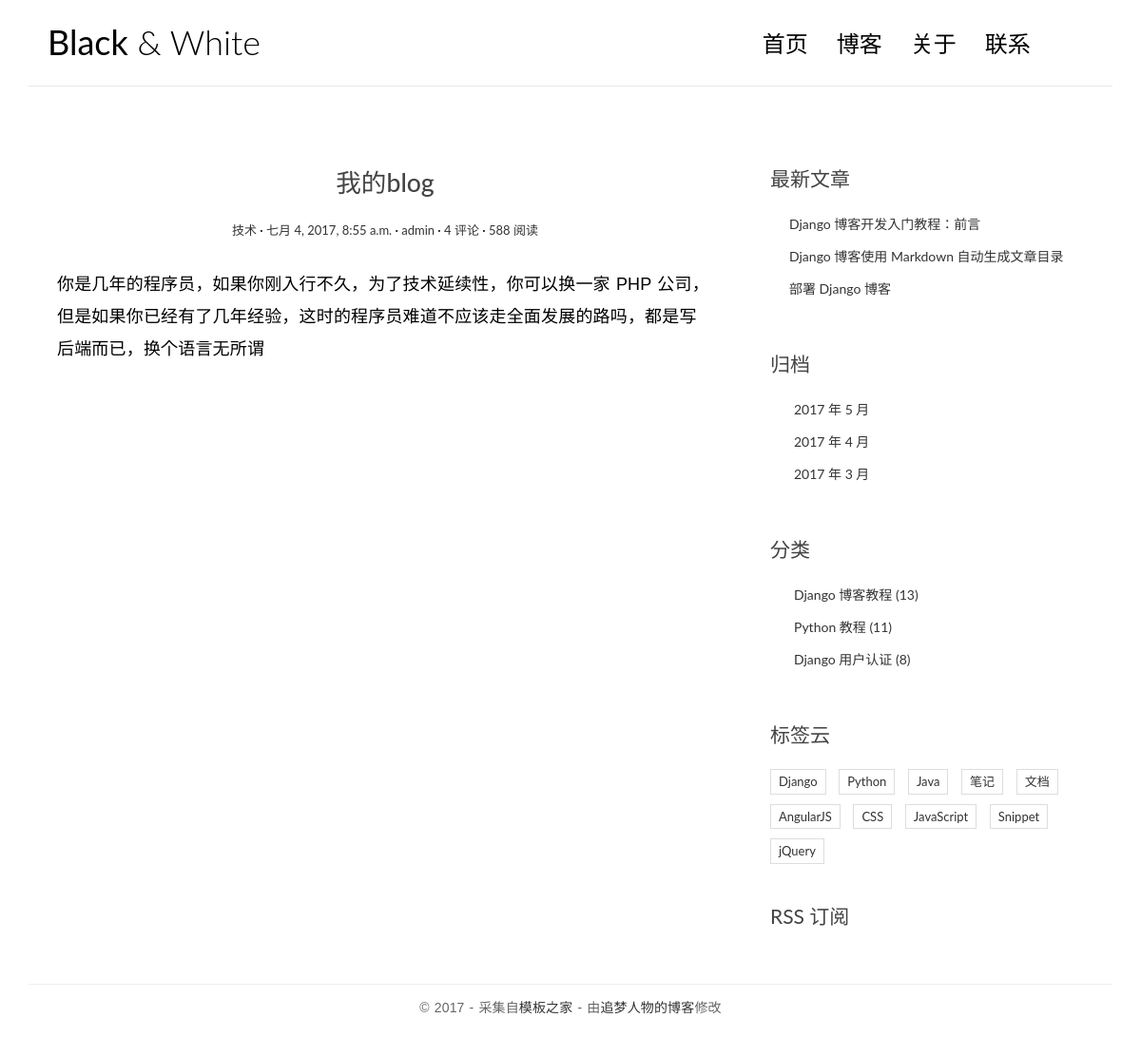
Screenshot of /test/post/1/ with the database file from the repository.
### myblog/models.py (models this page shows, shortened)
class Post(models.Model):
    title = models.CharField(max_length=70,verbose_name='文章标题');
    body = models.TextField(verbose_name='文章内容')
    created_time = models.DateTimeField(verbose_name='创建时间');
    modified_time = models.DateTimeField(verbose_name='修改时间')
    excerpt = models.CharField(max_length=100,blank=True,verbose_name='文章摘要')
    category = models.ForeignKey(Category,verbose_name='分类')
    tag = models.ManyToManyField(Tag,verbose_name='标签')
    user = models.ForeignKey(User,verbose_name='用户')
    def __str__(self):
        return self.title

class Category(models.Model):
    name = models.CharField(max_length=100,verbose_name='分类名称')

### myblog/views.py (the view)
# urls.py: url(r'^post/(?P<pk>[0-9]+)/$',views.detail,name='detail')
def detail(request,pk):
    print(pk)
    post = get_object_or_404(Post, pk=pk)
    print(post)
    post.body = markdown.markdown(text=post.body,extensions=[
                                     'markdown.extensions.extra',
                                     'markdown.extensions.codehilite',
                                     'markdown.extensions.toc',
                                  ])
    return render(request,'blog/detail.html',context={
        'post':post
    })

### templates/blog/detail.html
{% extends 'base.html' %}
{% block main %}
                <article class="post post-1">
                    <header class="entry-header">
                        <h1 class="entry-title">{{ post.title }}</h1>
                        <div class="entry-meta">
                            <span class="post-category"><a href="#">{{ post.category.name }}</a></span>
                            <span class="post-date"><a href="#"><time class="entry-date"
                                                                      datetime="{{ post.created_time }}">{{ post.created_time }}</time></a></span>
                            <span class="post-author"><a href="#">{{ post.user }}</a></span>
                            <span class="comments-link"><a href="#">4 评论</a></span>
                            <span class="views-count"><a href="#">588 阅读</a></span>
                        </div>
                    </header>
                    <div class="entry-content clearfix">
                        {{ post.body|safe }}
                    </div>
                </article>
{% endblock main%}

### myblog/static/blog/css/custom.css (style rules this page uses)
* { outline: none; }
h1, h2, h3, h4, h5, h6 { margin-top: 0; }
a { color: #333; }
body { color: #444; font-family: 'Lato', sans-serif; }
p { font-family: 'Ubuntu', sans-serif; font-weight: 400; word-spacing: 1px; letter-spacing: 0.01em; }
.post { background: #fff; padding: 30px 30px 0; }
.entry-title { text-align: center; font-size: 1.9em; margin-bottom: 20px; line-height: 1.6; padding: 10px 20px 0; }
.entry-meta { text-align: center; color: #DDDDDD; font-size: 13px; margin-bottom: 30px; }
.entry-content { font-size: 18px; line-height: 1.9; font-weight: 300; color: #000; }
.post-category::after, .post-date::after, .post-author::after, .comments-link::after { content: ' ·'; color: #000; }

### rows the page displays
Post: title "我的blog", created_time "七月 4, 2017, 8:55 a.m.", user "admin", body "你是几年的程序员，如果你刚入行不久，为了技术延续性，你可以换一家 PHP 公司，但是如果你已经有了几年经验，这时的程序员难道不应该走全面发展的路吗，都是写后端而已，换个语言无所谓"
Category: category.name "技术"
